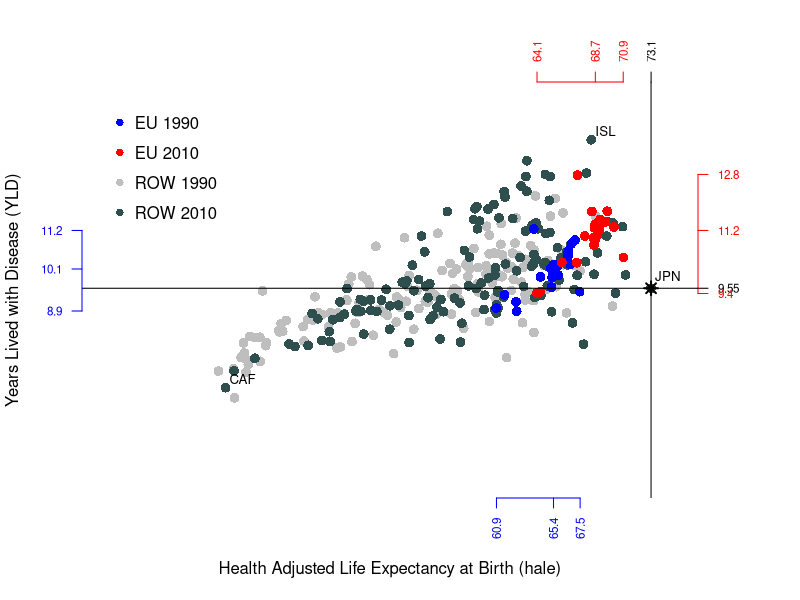
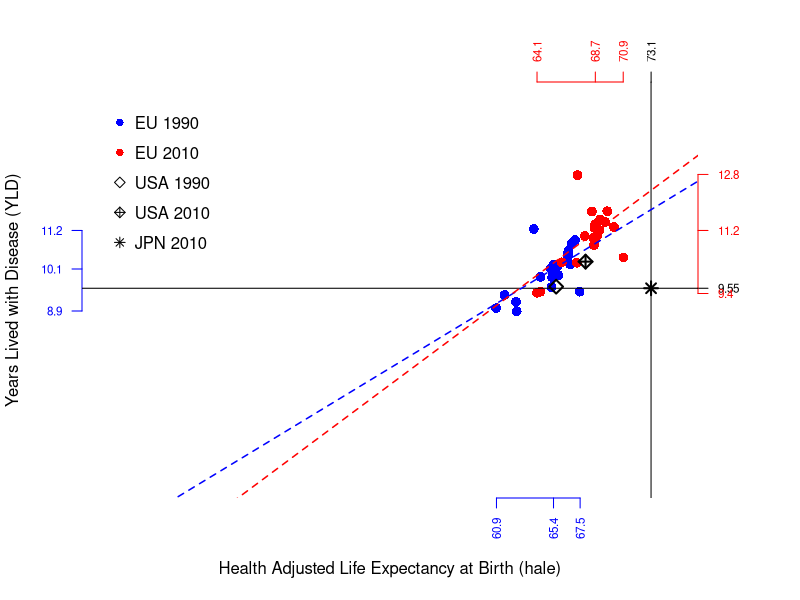
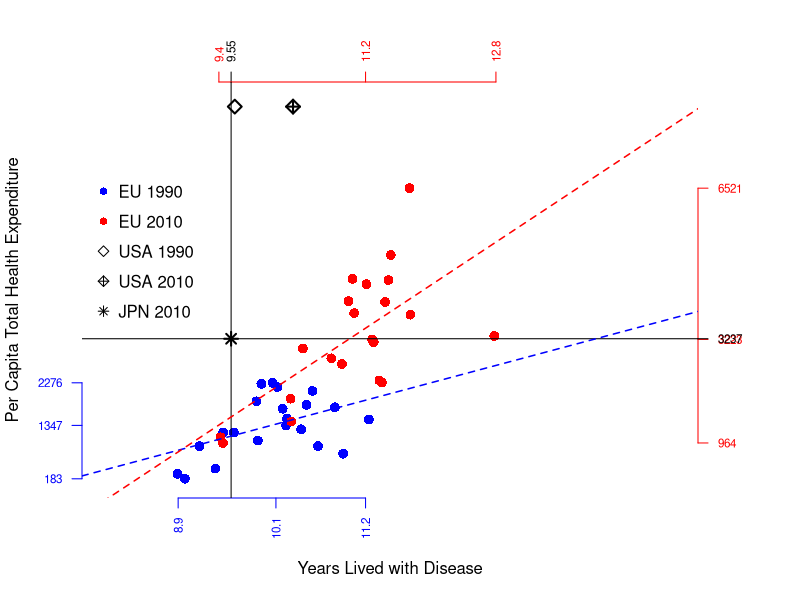

Source code (R) for these figures, in order:
## ---- chunk 1
knitr::opts_chunk$set(echo = TRUE)
require(data.table)
## ---- chunk 2


data.EU.1990 <- read.csv("Output_EU_1990.csv")
data.EU.2010 <- read.csv("Output_EU_2010.csv")
data.ROW.1990 <- read.csv("Output_ROW_1990.csv")
data.ROW.2010 <- read.csv("Output_ROW_2010.csv")

head(data.EU.1990)
head(data.EU.2010)
head(data.ROW.1990)
head(data.ROW.2010)

attach(data.EU.1990)
attach(data.EU.2010)
attach(data.ROW.1990)
attach(data.ROW.2010)

df.EU.1990 <- data.frame(country=data.EU.1990$country, le=data.EU.1990$le,hale=data.EU.1990$hale, yld=data.EU.1990$yld, the=data.EU.1990$the)

df.EU.2010 <- data.frame(country=data.EU.2010$country, le=data.EU.2010$le,hale=data.EU.2010$hale, yld=data.EU.2010$yld, the=data.EU.2010$the)

df.ROW.1990 <- data.frame(country=data.ROW.1990$country, le=data.ROW.1990$le,hale=data.ROW.1990$hale, yld=data.ROW.1990$yld, the=data.ROW.1990$the)

df.ROW.2010 <- data.frame(country=data.ROW.2010$country, le=data.ROW.2010$le,hale=data.ROW.2010$hale, yld=data.ROW.2010$yld, the=data.ROW.2010$the)

df.EU.1990
df.EU.2010
df.ROW.1990
df.ROW.2010

ID.EU <- "ITA"
ID.ROW.1 <- "JPN"
ID.ROW.2 <- "USA"

## ---- chunk 3
par(mar=c(5, 4, 4, 5) + 0.1)

plot(df.ROW.1990$hale, df.ROW.1990$yld, xlab="Health Adjusted Life Expectancy at Birth (hale)", ylab="Years Lived with Disease (YLD)", type="p", col="grey", pch = 16, cex = 1.3, lty = "solid", lwd = 2, xlim=c(30, 75), ylim=c(4, 15), axes=FALSE, frame.plot=FALSE)

points(df.ROW.2010$hale, df.ROW.2010$yld, col="darkslategrey", pch = 16, cex = 1.3, lty = "solid", lwd = 2)


points(df.EU.1990$hale, df.EU.1990$yld, col="blue", pch = 16, cex = 1.3, lty = "solid", lwd = 2)

points(df.EU.2010$hale, df.EU.2010$yld,  col="red", pch = 16, cex = 1.3, lty = "solid", lwd = 2)

points(df.ROW.2010$hale[df.ROW.2010$country == ID.ROW.1], df.ROW.2010$yld[df.ROW.2010$country == ID.ROW.1], col="black", pch = 8, cex = 1.3, lty = "solid", lwd = 2)

axis(1, at=c(round(min(df.EU.1990$hale), 1), round(median(df.EU.1990$hale), 1), round(max(df.EU.1990$hale), 1)), col.axis="blue", col="blue", las=2, cex.axis=0.7,  tick=-.01)

axis(3, at=round(df.ROW.2010$hale[df.ROW.2010$country == ID.ROW.1], 2), col.axis="black", col="black", las=2, cex.axis=0.7,  tick=-.01)

axis(2, at=c(round(min(df.EU.1990$yld), 1), round(median(df.EU.1990$yld), 1), round(max(df.EU.1990$yld), 1)), col.axis="blue", col="blue",las=2, cex.axis=0.7, tick=-.01)

axis(4, at=round(df.ROW.2010$yld[df.ROW.2010$country == ID.ROW.1], 2), col.axis="black", col="black", las=2, cex.axis=0.7,  tick=-.01)

axis(3, at=c(round(min(df.EU.2010$hale), 1), round(median(df.EU.2010$hale), 1), round(max(df.EU.2010$hale), 1)), col.axis="red", col="red",las=2, cex.axis=0.7,  tick=-.01)

axis(4, at=c(round(min(df.EU.2010$yld), 1), round(median(df.EU.2010$yld), 1), round(max(df.EU.2010$yld), 1)), col.axis="red", col="red", las=2, cex.axis=0.7, tick=-.01)

legend(30, 15, c("EU 1990","EU 2010","ROW 1990", "ROW 2010"), col=c("blue", "red", "grey", "darkslategrey"), bty="n", y.intersp=1.5, pch=c(16,16,16,16), cex = 1)


text(df.ROW.2010$hale[df.ROW.2010$country == ID.ROW.1], df.ROW.2010$yld[df.ROW.2010$country == ID.ROW.1]+.3, labels=paste(ID.ROW.1, ""), cex= .8, pos=4, offset = .2)

abline(h=df.ROW.2010$yld[df.ROW.2010$country == ID.ROW.1], v=df.ROW.2010$hale[df.ROW.2010$country == ID.ROW.1], lty=1, lwd=1)

ID.min = df.ROW.2010$country[df.ROW.2010$yld == min(df.ROW.2010$yld)]
ID.min

ID.max = df.ROW.2010$country[df.ROW.2010$yld == max(df.ROW.2010$yld)]
ID.max

text(df.ROW.2010$hale[df.ROW.2010$country == ID.min], df.ROW.2010$yld[df.ROW.2010$country == ID.min]+.2, labels=ID.min, cex= .8, pos=4, offset = .2)

text(df.ROW.2010$hale[df.ROW.2010$country == ID.max], df.ROW.2010$yld[df.ROW.2010$country == ID.max]+.2, labels=ID.max, cex= .8, pos=4, offset = .2)

## ---- chunk 4
par(mar=c(5, 4, 4, 5) + 0.1)

plot(df.EU.1990$hale, df.EU.1990$yld, xlab="Health Adjusted Life Expectancy at Birth (hale)", ylab="Years Lived with Disease (YLD)", col="blue", pch = 16, cex = 1.3, lty = "solid", lwd = 2, xlim=c(30, 75), ylim=c(4, 15), axes=FALSE, frame.plot=FALSE)

points(df.EU.2010$hale, df.EU.2010$yld,  col="red", pch = 16, cex = 1.3, lty = "solid", lwd = 2)

points(df.ROW.1990$hale[df.ROW.1990$country == ID.ROW.2], df.ROW.1990$yld[df.ROW.1990$country == ID.ROW.2],  col="black", pch = 5, cex = 1.3, lty = "solid", lwd = 2)

points(df.ROW.2010$hale[df.ROW.2010$country == ID.ROW.2], df.ROW.2010$yld[df.ROW.2010$country == ID.ROW.2],  col="black", pch = 9, cex = 1.3, lty = "solid", lwd = 2)

axis(1, at=c(round(min(df.EU.1990$hale), 1), round(median(df.EU.1990$hale), 1), round(max(df.EU.1990$hale), 1)), col.axis="blue", col="blue", las=2, cex.axis=0.7,  tick=-.01)

axis(3, at=round(df.ROW.2010$hale[df.ROW.2010$country == ID.ROW.1], 2), col.axis="black", col="black", las=2, cex.axis=0.7,  tick=-.01)

axis(2, at=c(round(min(df.EU.1990$yld), 1), round(median(df.EU.1990$yld), 1), round(max(df.EU.1990$yld), 1)), col.axis="blue", col="blue",las=2, cex.axis=0.7, tick=-.01)

axis(4, at=round(df.ROW.2010$yld[df.ROW.2010$country == ID.ROW.1], 2), col.axis="black", col="black", las=2, cex.axis=0.7,  tick=-.01)

axis(3, at=c(round(min(df.EU.2010$hale), 1), round(median(df.EU.2010$hale), 1), round(max(df.EU.2010$hale), 1)), col.axis="red", col="red",las=2, cex.axis=0.7,  tick=-.01)

axis(4, at=c(round(min(df.EU.2010$yld), 1), round(median(df.EU.2010$yld), 1), round(max(df.EU.2010$yld), 1)), col.axis="red", col="red", las=2, cex.axis=0.7, tick=-.01)

legend(30, 15, c("EU 1990","EU 2010","USA 1990", "USA 2010", "JPN 2010"), col=c("blue", "red", "black", "black", "black"), bty="n", y.intersp=1.5, pch=c(16,16, 5, 9, 8), cex = 1)

points(df.ROW.2010$hale[df.ROW.2010$country == ID.ROW.1], df.ROW.2010$yld[df.ROW.2010$country == ID.ROW.1], col="black", pch = 8, cex = 1.3, lty = "solid", lwd = 2)

abline(h=df.ROW.2010$yld[df.ROW.2010$country == ID.ROW.1], v=df.ROW.2010$hale[df.ROW.2010$country == ID.ROW.1], lty=1, lwd=1)


fun.EU.1990 <- lm(df.EU.1990$yld ~ df.EU.1990$hale)
abline(fun.EU.1990, lty = 2, col="blue", lwd=1.5)
summary(fun.EU.1990)
confint(fun.EU.1990)

fun.EU.2010 <- lm(df.EU.2010$yld ~ df.EU.2010$hale)
abline(fun.EU.2010, lty = 2, col="red", lwd=1.5)
summary(fun.EU.2010)
confint(fun.EU.2010)

## ---- chunk 5
par(mar=c(5, 4, 4, 5) + 0.1)

plot(df.EU.1990$yld, df.EU.1990$the, xlab="Years Lived with Disease", ylab="Per Capita Total Health Expenditure", col="blue", pch = 16, cex = 1.3, lty = "solid", lwd = 2, xlim=c(8, 15), ylim=c(100, 8500), axes=FALSE, frame.plot=FALSE)

points(df.EU.2010$yld, df.EU.2010$the,  col="red", pch = 16, cex = 1.3, lty = "solid", lwd = 2)

points(df.ROW.1990$yld[df.ROW.1990$country == ID.ROW.2], df.ROW.1990$the[df.ROW.1990$country == ID.ROW.2],  col="black", pch = 5, cex = 1.3, lty = "solid", lwd = 2)

points(df.ROW.2010$yld[df.ROW.2010$country == ID.ROW.2], df.ROW.2010$the[df.ROW.2010$country == ID.ROW.2],  col="black", pch = 9, cex = 1.3, lty = "solid", lwd = 2)

legend(7.8, 7000, c("EU 1990","EU 2010","USA 1990", "USA 2010", "JPN 2010"), col=c("blue", "red", "black", "black", "black"), bty="n", y.intersp=1.5, pch=c(16,16, 5, 9, 8), cex = 1)

axis(1, at=c(round(min(df.EU.1990$yld), 1), round(median(df.EU.1990$yld), 1), round(max(df.EU.1990$yld), 1)), col.axis="blue", col="blue", las=2, cex.axis=0.7,  tick=-.01)

axis(3, at=round(df.ROW.2010$yld[df.ROW.2010$country == ID.ROW.1], 2), col.axis="black", col="black",las=2, cex.axis=0.7, tick=-.01)


low.the.1990 <- round(min(df.EU.1990$the), 0)
median.the.1990 <- round(median(df.EU.1990$the), 0)
high.the.1990 <- round(max(df.EU.1990$the), 0)

axis(2, at=c(low.the.1990,median.the.1990, high.the.1990), col.axis="blue", col="blue",las=2, cex.axis=0.7, tick=-.01)

axis(3, at=c(round(min(df.EU.2010$yld), 1), round(median(df.EU.2010$yld), 1), round(max(df.EU.2010$yld), 1)), col.axis="red", col="red", las=2, cex.axis=0.7, tick=-.01)

low.the.2010 <- round(min(df.EU.2010$the), 0)
median.the.2010 <- round(median(df.EU.2010$the), 0)
high.the.2010 <- round(max(df.EU.2010$the), 0)
japan.the.2010 <- round(df.ROW.2010$the[df.ROW.2010$country == ID.ROW.1], 2)

axis(4, at=c(low.the.2010,median.the.2010, high.the.2010), col.axis="red", col="red",las=2, cex.axis=0.7, tick=-.01)

axis(4, at=japan.the.2010, col.axis="black", col="black",las=2, cex.axis=0.7, tick=-.01)

points(df.ROW.2010$yld[df.ROW.2010$country == ID.ROW.1], df.ROW.2010$the[df.ROW.2010$country == ID.ROW.1], col="black", pch = 8, cex = 1.3, lty = "solid", lwd = 2)

abline(h=df.ROW.2010$the[df.ROW.2010$country == ID.ROW.1], v=df.ROW.2010$yld[df.ROW.2010$country == ID.ROW.1], lty=1, lwd=1)


fun.EU.1990 <- lm(df.EU.1990$the ~ df.EU.1990$yld)
abline(fun.EU.1990, lty = 2, col="blue", lwd=1.5)
summary(fun.EU.1990)
confint(fun.EU.1990)

fun.EU.2010 <- lm(df.EU.2010$the ~ df.EU.2010$yld)
abline(fun.EU.2010, lty = 2, col="red", lwd=1.5)
summary(fun.EU.2010)
confint(fun.EU.2010)
